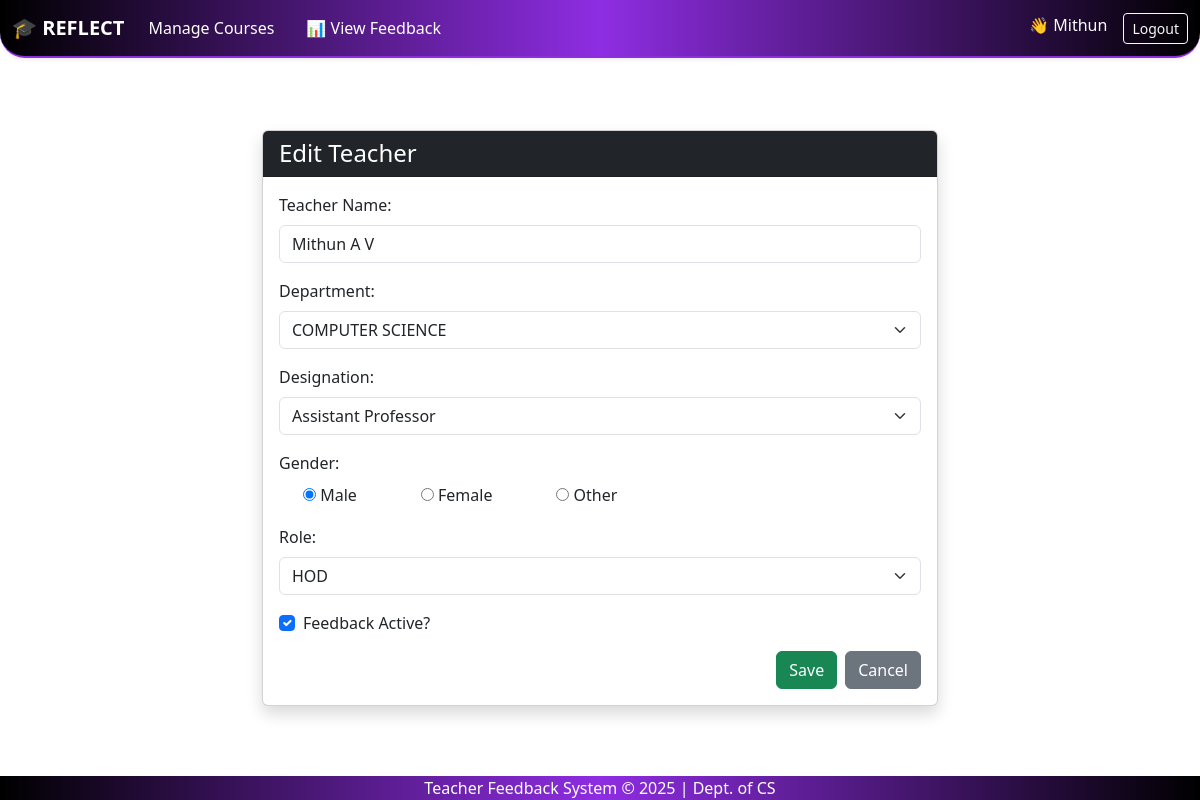
/teachers/edit/9/ (signed in), run on an earlier commit of the app's database.
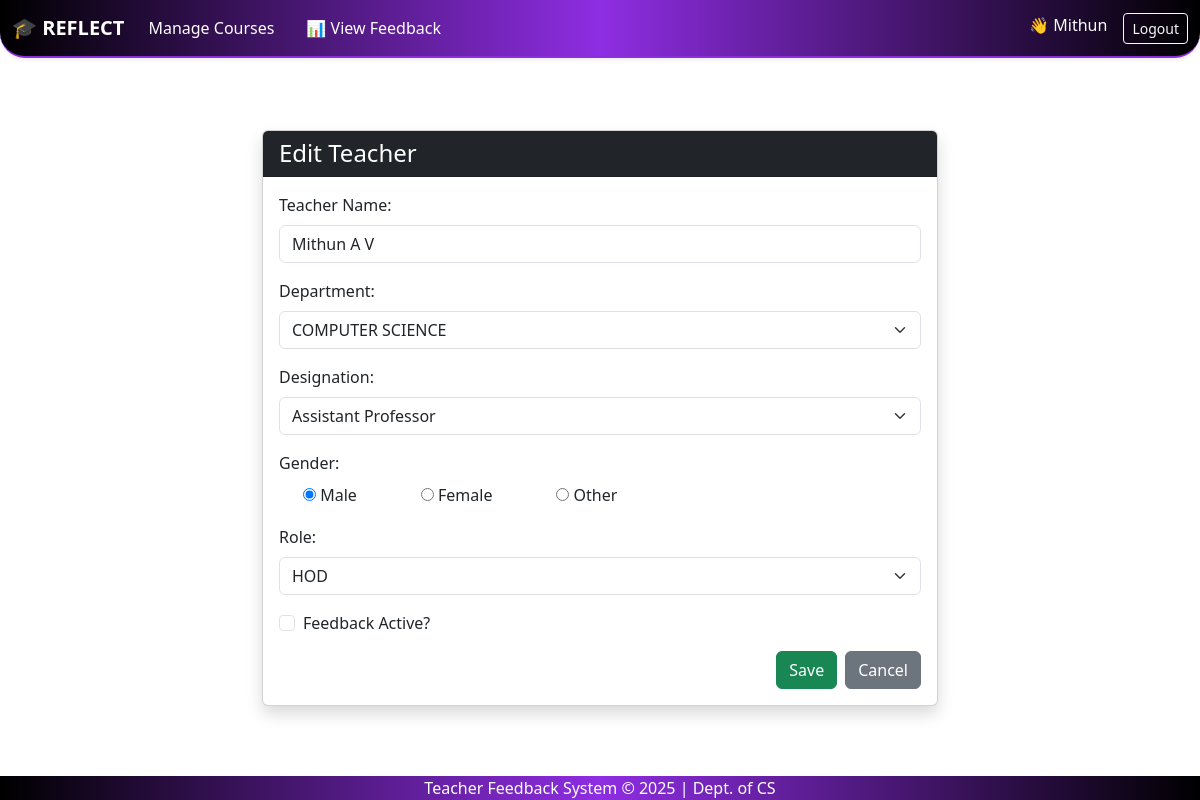
And on a later commit of the database.
### feedback_app/models.py (models this page shows, shortened)
class Teacher(models.Model):
    user = models.OneToOneField(User, on_delete=models.CASCADE, null=True, blank=True)  # <-- Add this line
    teacher_id = models.AutoField(primary_key=True)
    name = models.CharField(max_length=100)
    dept = models.ForeignKey(Department, on_delete=models.CASCADE)
    designation = models.CharField(max_length=100)
    gender = models.CharField(max_length=10)
    role = models.ForeignKey(Role, on_delete=models.CASCADE)
    fb_active = models.BooleanField(default=False)

### feedback_app/views.py (the view)
# urls.py: path('teachers/edit/<int:pk>/', views.edit_teacher, name='edit_teacher'),
@login_required()
def edit_teacher(request, pk):
    teacher = get_object_or_404(Teacher, pk=pk)
    user = teacher.user
    if request.method == "POST":
        form = TeacherEditForm(request.POST, instance=teacher)  # Only TeacherEditForm (no password)
        if form.is_valid():
            form.save()
            messages.success(request, "Teacher updated successfully!")
            return redirect('teacher_list')
    else:
        form = TeacherEditForm(instance=teacher)
    return render(request, 'add_teacher.html', {'form': form, 'edit_mode': True})

### feedback_app/forms.py
class TeacherEditForm(forms.ModelForm):
    class Meta:
        model = Teacher
        fields = ['name', 'dept', 'designation', 'gender', 'role', 'fb_active']
        labels = {
            'name': 'Teacher Name',
            'dept': 'Department',
            'designation': 'Designation',
            'gender': 'Gender',
            'role': 'Role',
            'fb_active': 'Feedback Active?',
        }
        widgets = {
            'name': forms.TextInput(attrs={'class': 'form-control'}),
            'dept': forms.Select(attrs={'class': 'form-select'}),
            'designation': forms.Select(choices=DESIGNATION_CHOICES, attrs={'class': 'form-select'}),
            'gender': forms.RadioSelect(choices=GENDER_CHOICES),
            'role': forms.Select(attrs={'class': 'form-select'}),
            'fb_active': forms.CheckboxInput(attrs={'class': 'form-check-input'}),
        }

### feedback_app/context_processors.py (called while the page is built)
def is_admin(request):
    user = request.user
    return {'is_admin': user.is_superuser or user.groups.filter(name='admin').exists()}

def is_hod(request):
    return {'is_hod': request.user.groups.filter(name='hod').exists()}

### feedback_app/models.py (called while the page is built)
    def __str__(self):
        return self.dept_name

### templates/add_teacher.html (shortened to what this page needs)
{% extends 'base.html' %}
{% block content %}
<div class="container mt-5" style="max-width: 700px;">
    <div class="card shadow">
        <div class="card-header bg-dark text-white">
            <h4 class="mb-0">{{ form.instance.pk|yesno:"Edit Teacher,Add Teacher" }}</h4>
        </div>
        <div class="card-body">
            <form method="post">
                <div class="mb-3">
                    <label for="id_name" class="form-label">Teacher Name:</label>
                    {{ form.name }}
                </div>
                <div class="mb-3">
                    <label for="id_dept" class="form-label">Department:</label>
                    {{ form.dept }}
                </div>
                <div class="mb-3">
                    <label for="id_designation" class="form-label">Designation:</label>
                    {{ form.designation }}
                </div>
                <div class="mb-3">
                    <label class="form-label">Gender:</label>
                    <div class="d-flex gap-4">
                        {% for radio in form.gender %}
                            <div class="form-check form-check-inline">
                                {{ radio.tag }}
                                <label class="form-check-label">{{ radio.choice_label }}</label>
                            </div>
                        {% endfor %}
                    </div>
                </div>
                <div class="mb-3">
                    <label for="id_role" class="form-label">Role:</label>
                    {{ form.role }}
                </div>
                <div class="mb-3 form-check">
                    {{ form.fb_active }}
                    <label for="id_fb_active" class="form-check-label">Feedback Active?</label>
                </div>
                <div class="d-flex justify-content-end mt-3">
                    <button type="submit" class="btn btn-success me-2">Save</button>
                    <a href="{% url 'teacher_list' %}" class="btn btn-secondary">Cancel</a>
                </div>
            </form>
        </div>
    </div>
</div>
{% endblock %}

What changed in the data, as far as the page shows it:
changed Teacher "Edit Teacher": fb_active "☑" → "☐"
